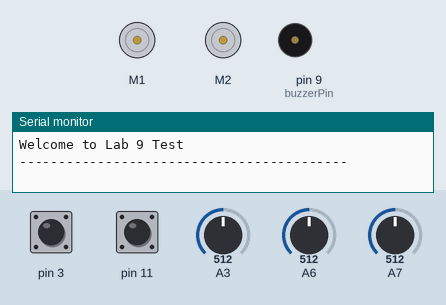
This sketch was run on a simulated Arduino Nano, built with avr-gcc and run on an emulated ATmega328P. Parts: 2 × DC motor (green arrow = forward, orange = backward, longer = faster), buzzer (waves = sounding), the last lines printed to the serial monitor. The inputs (shaded band) are chosen by the test bench; at power-on: pin 3 HIGH, A3 = 512, A6 = 512, A7 = 512, pin 11 HIGH.

Above: at 1.7 s.
1.8 s: pin 3 pulled LOW for 0.15 s
At 2.3 s:
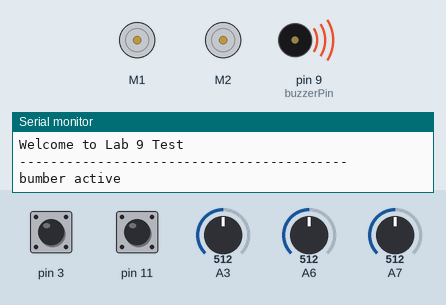
At 2.83 s:
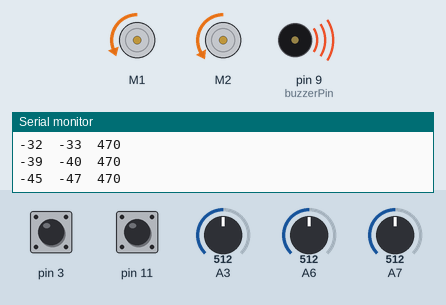
4.8 s: A3 set to 810
7.8 s: A6 set to 794
9.3 s: A6 set to 819
At 10.0 s:
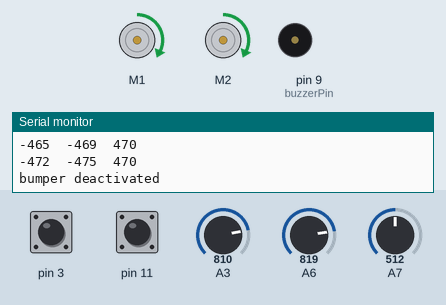
10.8 s: A7 set to 783
12.3 s: A7 set to 817
At 13.5 s:
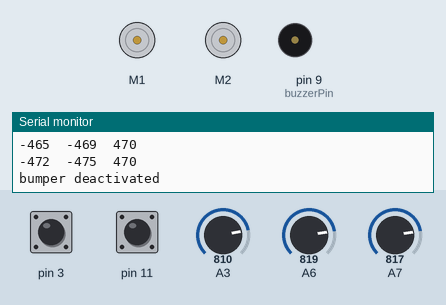
Timing chart, 0 to 14.8 s (numbered marks = the images above; inputs shaded):
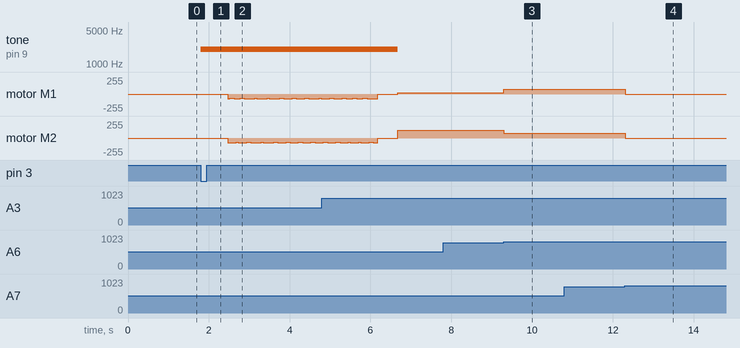

The sketch:

LAB9.ino
```cpp
/***********************************************************************
   FILE NAME: LAB9

   This code reads the three line following sensors on A3, A6, and A7
   and controls the motor drive direction. If bumper is activated it reverses
   in a straight line 50cm.

   Written by Somto Anyaegbu & Ajay Chundi 05/01/2021

 ***********************************************************************/

#include <RedBot.h>           //redbot library

RedBotMotors motors;          //bind 'motors' variable

RedBotBumper lBumper = RedBotBumper(3);  // initialzes bumper object on pin 3
RedBotBumper rBumper = RedBotBumper(11); // initialzes bumper object on pin 11

RedBotSensor left = RedBotSensor(A3);   // initialize a left sensor object on A3
RedBotSensor center = RedBotSensor(A6); // initialize a center sensor object on A6
RedBotSensor right = RedBotSensor(A7);  // initialize a right sensor object on A7

RedBotEncoder encoder = RedBotEncoder(A2, 10);  // define encoder pin

//const int buttonPin = 12; // variable to store the button Pin
const int buzzerPin = 9;  //variable to store buzzer pin


int lBumperState;  // state variable to store the bumper value
int rBumperState;  // state variable to store the bumper value
int countsPerRev = 192;   // 4 pairs of N-S x 48:1 gearbox = 192 ticks per wheel rev

float wheelDiam = 6.5; //6.5cm = 65mm / 10
float wheelCirc = PI * wheelDiam; // Redbot wheel circumference = pi*D

// constants that are used in the code. LINETHRESHOLD is the level to detect
// if the sensor is on the line or not. If the sensor value is greater than this
// the sensor is above a DARK line.
//
// SPEED sets the nominal speed

#define LINETHRESHOLD 800
#define SPEED 70  // sets the nominal speed. Set to any number from 0 - 255.

int leftSpeed;   // variable used to store the leftMotor speed
int rightSpeed;  // variable used to store the rightMotor speed

void setup()
{
  Serial.begin(9600);


  //pinMode(buttonPin, INPUT_PULLUP);
  pinMode(buzzerPin, OUTPUT);  // configures the buzzerPin as an OUTPUT

  Serial.println("Welcome to Lab 9 Test");
  Serial.println("------------------------------------------");
  delay(500);
}

void loop() {

  static bool done = false; //boolean variable to determine when motors reverses

  if (done == true) {

    Serial.println("bumber active");
    motors.stop();
    tone(buzzerPin, 2000);  // Play a 2kHz tone on the buzzer pin
    delay(500);    //delay 1 seconds
    //drive_backwards(20, -SPEED);    //call drive backwards function
    drive_backwards(50, -SPEED);    //call drive backwards function
    delay(500);   // delay for 500 ms
    noTone(buzzerPin);       // Stop playing the tone.
    Serial.println("bumper deactivated");
    motors.stop();
    done = false;

  }


  lBumperState = lBumper.read();  // default INPUT state is HIGH, it is LOW when bumped
  rBumperState = rBumper.read();  // default INPUT state is HIGH, it is LOW when bumped


  // if on the line drive left and right at the same speed (left is CCW / right is CW)
  if (center.read() > LINETHRESHOLD)
  {
    leftSpeed = -SPEED;
    rightSpeed = SPEED;
  }

  // if the line is under the right sensor, adjust relative speeds to turn to the right
  else if (right.read() > LINETHRESHOLD)
  {
    leftSpeed = -(SPEED + 50);
    rightSpeed = SPEED - 50;
  }

  // if the line is under the left sensor, adjust relative speeds to turn to the left
  else if (left.read() > LINETHRESHOLD)
  {
    leftSpeed = -(SPEED - 50);
    rightSpeed = SPEED + 50;
  }

  // if all sensors are on black or up in the air, stop the motors.
  // otherwise, run motors given the control speeds above.
  if ((left.read() > LINETHRESHOLD) && (center.read() > LINETHRESHOLD) && (right.read() > LINETHRESHOLD) )
  {

    motors.stop();

  } else if ((lBumperState == LOW) || (rBumperState == LOW)) {

    done = true;
    return;

  } else  {
    motors.leftMotor(leftSpeed);
    motors.rightMotor(rightSpeed);

  }
  delay(0);  // add a delay to decrease sensitivity.

}


void drive_backwards(float distance, int motorPower) {

  //int motorPower = -SPEED;
  //uint8_t distance = 50;
  long lCount = 0;
  long rCount = 0;
  long targetCount;
  float numRev;

  // variables for tracking the left and right encoder counts
  long prevlCount, prevrCount;

  long lDiff, rDiff;  // diff between current encoder count and previous count

  // variables for setting left and right motor power
  int leftPower = motorPower;
  int rightPower = motorPower;

  // variable used to offset motor power on right vs left to keep straight.
  int offset = 5;  // offset amount to compensate Right vs. Left drive

  numRev = distance / wheelCirc;  // calculate the target # of rotations
  targetCount = numRev * countsPerRev;    // calculate the target count

  // debug
  Serial.print("driveStraight() ");
  Serial.print(distance);
  Serial.print(" inches at ");
  Serial.print(motorPower);
  Serial.println(" power.");

  Serial.print("Target: ");
  Serial.print(numRev, 3);
  Serial.println(" revolutions.");
  Serial.println();

  // print out header
  Serial.print("Left\t");   // "Left" and tab
  Serial.print("Right\t");  // "Right" and tab
  Serial.println("Target count");
  Serial.println("============================");

  encoder.clearEnc(BOTH);    // clear the encoder count
  delay(100);  // short delay before starting the motors.

  motors.drive(motorPower);  // start motors

  while ((-1 * rCount) < targetCount)
  {
    // while the right encoder is less than the target count -- debug print
    // the encoder values and wait -- this is a holding loop.
    lCount = encoder.getTicks(LEFT);
    rCount = encoder.getTicks(RIGHT);
    Serial.print(lCount);
    Serial.print("\t");
    Serial.print(rCount);
    Serial.print("\t");
    Serial.println(targetCount);

    motors.leftDrive(leftPower);
    motors.rightDrive(rightPower);

    // calculate the rotation "speed" as a difference in the count from previous cycle.
    lDiff = (lCount - prevlCount);
    rDiff = (rCount - prevrCount);

    // store the current count as the "previous" count for the next cycle.
    prevlCount = lCount;
    prevrCount = rCount;

    // if left is faster than the right, slow down the left / speed up right
    if (lDiff > rDiff)
    {
      leftPower = leftPower - offset;
      rightPower = rightPower + offset;
    }
    // if right is faster than the left, speed up the left / slow down right
    else if (lDiff < rDiff)
    {
      leftPower = leftPower + offset;
      rightPower = rightPower - offset;
    }
    delay(50);  // short delay to give motors a chance to respond.
  }
  // now apply "brakes" to stop the motors.
  motors.brake();
}
```

Measured:
- the behaviour switches between 800 and 801 on A6 (found by bisection; images 2 and 3)
- the behaviour switches between 800 and 801 on A7 (found by bisection; images 3 and 4)
- after the input at 1.8 s, tone on pin 9 (buzzerPin): silent → 2000 Hz at once
- after the input at 7.8 s, every drawn part: stays the same
- after the input at 9.3 s, motor M1: forward 19/255 → forward 69/255 at once; motor M2: forward 119/255 → forward 69/255 at once
- after the input at 10.8 s, every drawn part: stays the same
- after the input at 12.3 s, motor M1, motor M2: forward 69/255 → stopped at once
